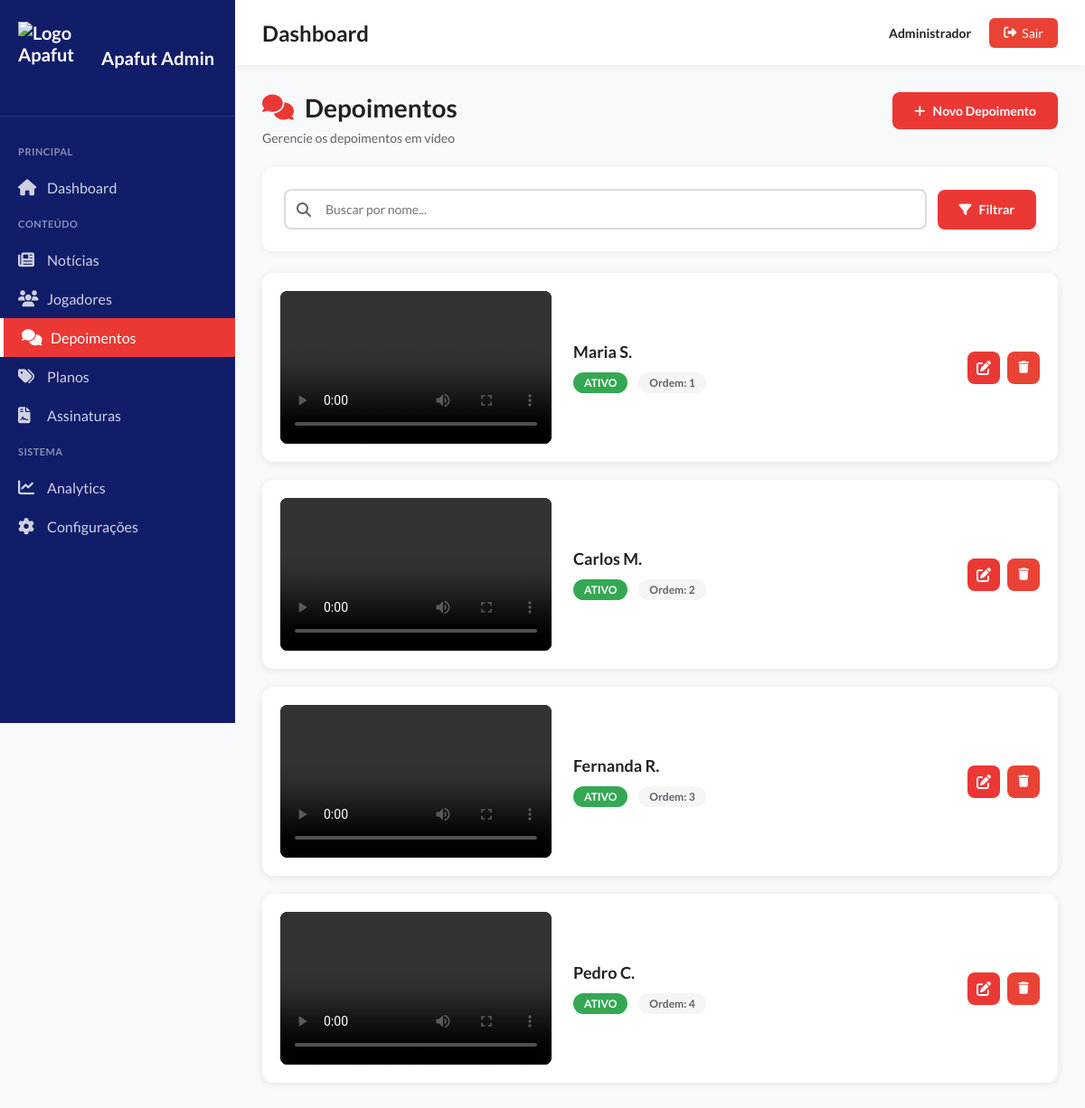
Page /admin/depoimentos.php (signed in) on the committed database.
### tables this page shows
CREATE TABLE IF NOT EXISTS depoimentos (
    id INT AUTO_INCREMENT PRIMARY KEY,
    nome VARCHAR(100) NOT NULL,
    depoimento TEXT NOT NULL,
    video VARCHAR(255) NULL,
    ativo TINYINT(1) DEFAULT 1,
    ordem INT DEFAULT 0,
    created_at TIMESTAMP DEFAULT CURRENT_TIMESTAMP
);

### admin/depoimentos.php (the view, shortened to what this page needs)
<?php
$depoimentos = [];
try {
    $conn = getConnection();
    $search = $_GET['search'] ?? '';
    $sql = "SELECT * FROM depoimentos WHERE 1=1";
    $sql .= " ORDER BY ordem ASC, id DESC";
    $stmt = $conn->prepare($sql);
    $stmt->execute();
    $depoimentos = $stmt->fetchAll();
} catch (Exception $e) {
    logError('Erro ao buscar depoimentos', ['error' => $e->getMessage()]);
}
?>
<!DOCTYPE html>
<html lang="pt-br">
<head>
    <link rel="stylesheet" href="assets/css/dashboard.css">
    <link rel="stylesheet" href="assets/css/depoimentos.css">
</head>
<body>
    <div class="admin-wrapper">
        <?php include 'includes/sidebar.php'; ?>
        <main class="main-content">
            <?php include 'includes/topbar.php'; ?>
            <div class="content">
                <div class="page-header">
                    <div>
                        <h1><i class="fas fa-comments"></i> Depoimentos</h1>
                        <p>Gerencie os depoimentos em vídeo</p>
                    </div>
                    <a href="depoimento-criar.php" class="btn btn-primary">
                        <i class="fas fa-plus"></i> Novo Depoimento
                    </a>
                </div>
                <div class="filters-card">
                    <form method="GET" class="filters-form">
                        <div class="filter-group search-group">
                            <i class="fas fa-search"></i>
                            <input type="text" name="search" placeholder="Buscar por nome..." value="<?= htmlspecialchars($search) ?>">
                        </div>
                        <button type="submit" class="btn btn-primary">
                            <i class="fas fa-filter"></i> Filtrar
                        </button>
                    </form>
                </div>
                <div class="depoimentos-list">
                    <?php if (empty($depoimentos)): ?>
                        <p class="empty-message">Nenhum depoimento encontrado</p>
                    <?php else: ?>
                        <?php foreach ($depoimentos as $depoimento): ?>
                            <div class="depoimento-item">
                                <div class="depoimento-video">
                                    <video controls>
                                        <source src="<?= htmlspecialchars($depoimento['video']) ?>" type="video/mp4">
                                    </video>
                                </div>
                                <div class="depoimento-info">
                                    <h3><?= htmlspecialchars($depoimento['nome']) ?></h3>
                                    <div class="depoimento-meta">
                                        <span class="status-badge <?= $depoimento['ativo'] ? 'ativo' : 'inativo' ?>">
                                            <?= $depoimento['ativo'] ? 'Ativo' : 'Inativo' ?>
                                        </span>
                                        <span class="ordem-badge">Ordem: <?= $depoimento['ordem'] ?></span>
                                    </div>
                                </div>
                                <div class="depoimento-actions">
                                    <a href="depoimento-editar.php?id=<?= $depoimento['id'] ?>" class="btn-icon btn-primary" title="Editar">
                                        <i class="fas fa-edit"></i>
                                    </a>
                                    <button class="btn-icon btn-danger" title="Excluir" onclick="confirmarExclusao(<?= $depoimento['id'] ?>, '<?= htmlspecialchars($depoimento['nome'], ENT_QUOTES) ?>')">
                                        <i class="fas fa-trash"></i>
                                    </button>
                                </div>
                            </div>
                        <?php endforeach; ?>
                    <?php endif; ?>
                </div>
            </div>
        </main>
    </div>
</body>
</html>

### admin/assets/css/dashboard.css (style rules this page uses)
* { margin: 0; padding: 0; box-sizing: border-box; }
:root { --vermelho-primario: #eb3835; --azul-secundario: #111D69; --success-color: #34a853; --danger-color: #ea4335; --warning-color: #fbbc04; --dark-bg: #1f1f1f; --light-bg: #f8f9fa; --sidebar-bg: #111D69; --text-dark: #202124; --text-light: #5f6368; --border-color: #dadce0; }
body { font-family: 'Lato', -apple-system, BlinkMacSystemFont, 'Segoe UI', Roboto, sans-serif; background: var(--light-bg); color: var(--text-dark); }
.admin-wrapper { display: flex; min-height: 100vh; }
.main-content { flex: 1; margin-left: 260px; min-height: 100vh; }
.content { padding: 30px; }

### admin/assets/css/depoimentos.css (style rules this page uses)
.page-header { display: flex; justify-content: space-between; align-items: flex-start; margin-bottom: 24px; gap: 20px; }
.page-header h1 { font-size: 28px; font-weight: 700; color: var(--text-dark); margin: 0 0 8px 0; display: flex; align-items: center; gap: 12px; }
.page-header h1 i { color: var(--vermelho-primario); }
.page-header p { color: var(--text-light); margin: 0; font-size: 14px; }
.filters-card { background: white; padding: 24px; border-radius: 12px; box-shadow: 0 2px 8px rgba(0, 0, 0, 0.05); margin-bottom: 24px; }
.filters-form { display: flex; gap: 12px; align-items: center; flex-wrap: wrap; }
.filter-group { flex: 1; min-width: 200px; position: relative; }
.filter-group.search-group { flex: 2; position: relative; }
.filter-group.search-group i { position: absolute; left: 14px; top: 50%; transform: translateY(-50%); color: var(--text-light); font-size: 16px; }
.filter-group.search-group input { padding-left: 44px; }
.filter-group input { width: 100%; padding: 12px 14px; border: 2px solid var(--border-color); border-radius: 8px; font-size: 14px; transition: all 0.3s; font-family: 'Lato', sans-serif; background: white; }
.filters-form .btn { padding: 12px 24px; height: 44px; flex-shrink: 0; }
.btn { display: inline-flex; align-items: center; gap: 8px; padding: 12px 24px; border: none; border-radius: 8px; font-size: 14px; font-weight: 600; cursor: pointer; transition: all 0.3s; text-decoration: none; font-family: 'Lato', sans-serif; }
.btn-primary { background: var(--vermelho-primario); color: white; }
.btn-icon { width: 36px; height: 36px; padding: 0; display: inline-flex; align-items: center; justify-content: center; border-radius: 8px; border: none; transition: all 0.3s; text-decoration: none; cursor: pointer; }
.btn-icon.btn-primary { background: var(--vermelho-primario); color: white; }
.btn-icon.btn-danger { background: var(--danger-color); color: white; }
.depoimentos-list { display: flex; flex-direction: column; gap: 20px; }
.depoimento-item { background: white; border-radius: 12px; box-shadow: 0 2px 8px rgba(0, 0, 0, 0.08); padding: 20px; display: grid; grid-template-columns: 300px 1fr auto; gap: 24px; align-items: center; transition: all 0.3s; }
.depoimento-video { width: 300px; height: 169px; border-radius: 8px; overflow: hidden; background: #000; }
.depoimento-video video { width: 100%; height: 100%; object-fit: cover; }
.depoimento-info { flex: 1; }
.depoimento-info h3 { font-size: 18px; font-weight: 700; color: var(--text-dark); margin: 0 0 8px 0; }
.depoimento-meta { display: flex; gap: 12px; align-items: center; }
.status-badge { padding: 4px 12px; border-radius: 20px; font-size: 12px; font-weight: 600; text-transform: uppercase; }
.status-badge.ativo { background: var(--success-color); color: white; }
.ordem-badge { padding: 4px 12px; background: #f5f5f5; border-radius: 20px; font-size: 12px; font-weight: 600; color: var(--text-light); }
.depoimento-actions { display: flex; gap: 8px; }
.btn-danger { background: var(--danger-color); color: white; }

### rows in the picture
depoimentos: nome "Maria S.", ativo "ATIVO", ordem "1"
depoimentos: nome "Carlos M.", ativo "ATIVO", ordem "2"
depoimentos: nome "Fernanda R.", ativo "ATIVO", ordem "3"
depoimentos: nome "Pedro C.", ativo "ATIVO", ordem "4"

### other values in the picture
$pageTitle "Dashboard"
$user['nome'] "Administrador"
